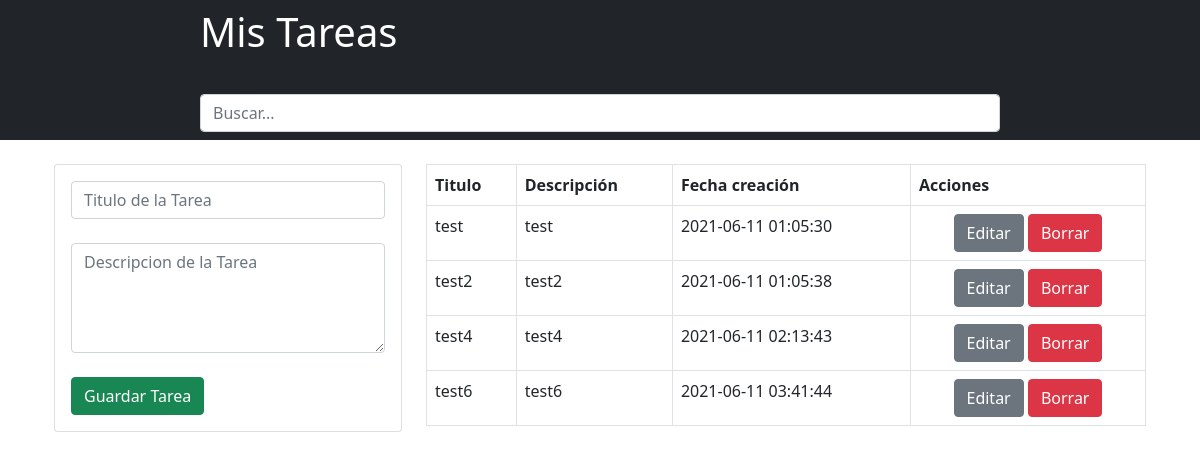
Before: / with the older database file.
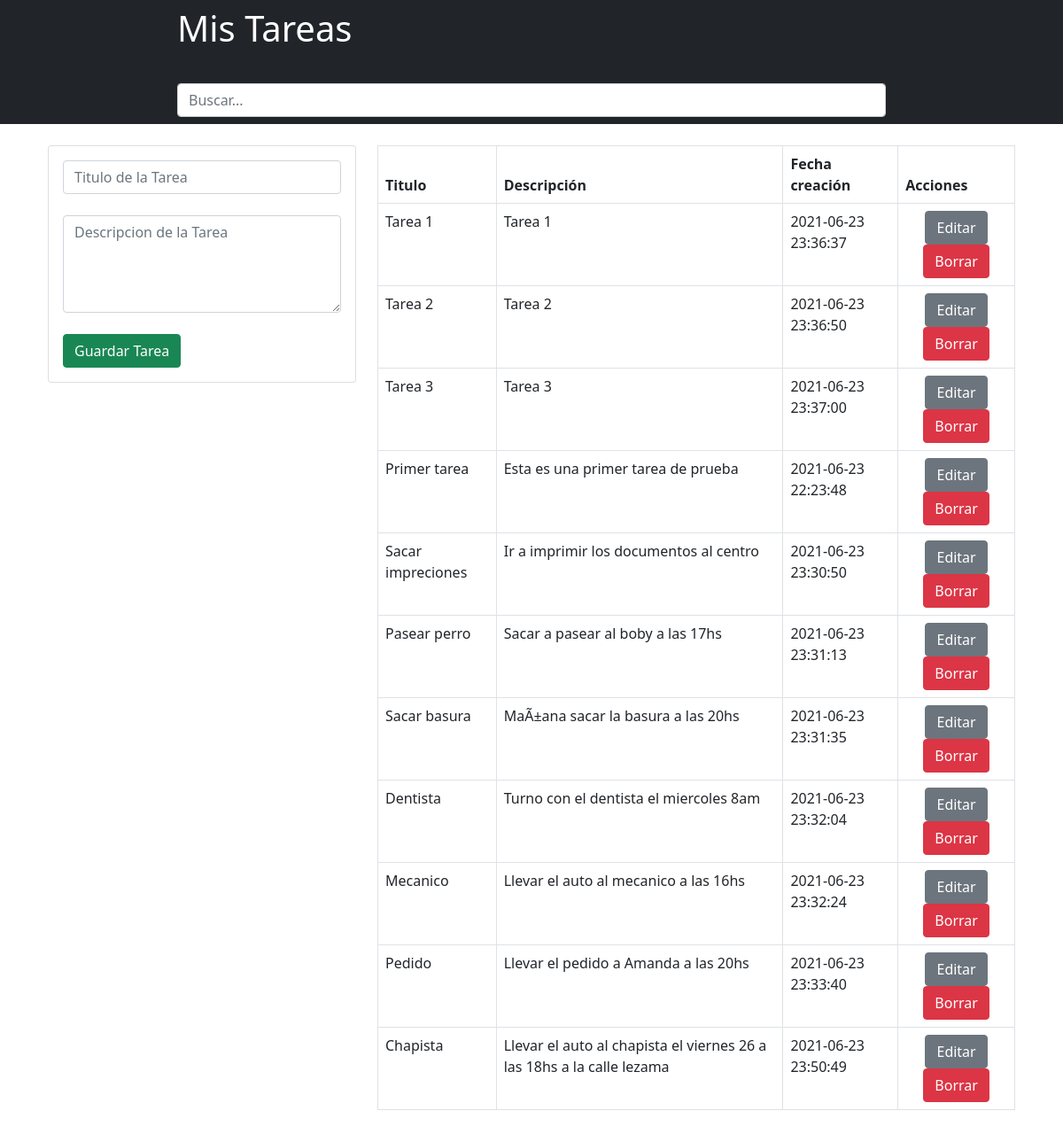
After: the same page with the newer database file.
### tables this page shows
CREATE TABLE IF NOT EXISTS `tareas` (
  `id` int(10) NOT NULL AUTO_INCREMENT,
  `title` varchar(125) NOT NULL DEFAULT '0',
  `texto` varchar(550) NOT NULL DEFAULT '0',
  `date_created` timestamp NOT NULL DEFAULT CURRENT_TIMESTAMP ON UPDATE CURRENT_TIMESTAMP,
  PRIMARY KEY (`id`)
);

### sql/conexion.php (called while the page is built, shortened)
<?php
class Conexion {
    public function conexionBD(){
        $db_conexion = 'mysql:dbname=db_mis_tareas;host=localhost';
        $us ='root';
        $ps = '';
        $obj_conexion = new PDO($db_conexion, $us, $ps);
        return $obj_conexion;
    }
}
?>

### class/c_mostrar.php (called while the page is built)
<?php
include('sql/conexion.php');
class ConsultaMostrar extends Conexion{
    public function mostrarBD(){
        $conect = new Conexion;
        $sql_view = "SELECT * FROM tareas";
        $stmt_view = $conect->conexionBD()->prepare($sql_view);
        $stmt_view->execute();
        $stmt_view->rowCount();
        return $stmt_view;
    }
}
?>

### view/view_task.php (the view, shortened to what this page needs)
<?php
include('class/c_mostrar.php');
$mostrar = new ConsultaMostrar;
$view = $mostrar->mostrarBD();
    while($row = $view->fetch()){ ?>
        <tr>
            <td><?php echo $row['title'] ?></td>
            <td><?php echo $row['texto'] ?></td>
            <td><?php echo $row['date_created'] ?></td>
            <td><center>
                <a href="view_edit.php?id=<?php echo $row['id']; ?>" class="btn btn-secondary">Editar
                </a>
                <a href="view/delete_task.php?id=<?php echo $row['id']; ?>" class="btn btn-danger">Borrar</a>
            </td></center>
        </tr>
<?php }
?>

### includes/header.php (shortened to what this page needs)
<!DOCTYPE html>
<html lang="es">
<head>
    <link rel="stylesheet" href="css/bootstrap.min.css">
</head>
<body>

### includes/nav.php
<nav class="navbar navbar-dark bg-dark">
    <div class="col-md-8 mx-auto">
        <a href="index.php" class="navbar-brand"><h1>Mis Tareas</h1></a>
        <input onkeyup="buscar_ahora($('#buscar').val());" class="form-control me-2" type="text" id="buscar" name="buscar" placeholder="Buscar..." aria-label="Search">
    </div>
</nav>

### index.php (shortened to what this page needs)
<?php
include('includes/header.php');
include('includes/nav.php');
?>
<div class="container p-4">
    <div class="row">
        <div class="col-md-4">
            <div class="card card-body">
                <form action="view/save_task.php" method="POST">
                    <div class="form-group">
                        <input type="text" name="title" class="form-control" placeholder="Titulo de la Tarea" autofocus>
                    </div>
                    <br>
                    <div class="form-group">
                        <textarea name="texto" rows="4" class="form-control" placeholder="Descripcion de la Tarea"></textarea>
                    </div>
                    <br>
                    <input type="submit" class="btn btn-success btn-block" name="btn_save_task" value="Guardar Tarea">
                </form>
            </div>
            <br>
        </div>
        <div class="col-md-8" id="datos_buscador">
                <table class="table table-bordered">
                    <thead>
                        <tr>
                            <th>Titulo</th>
                            <th>Descripción</th>
                            <th>Fecha creación</th>
                            <th>Acciones</th>
                        </tr>
                    </thead>
                    <tbody>
                        <?php include('view/view_task.php'); ?>
                    </tbody>
                </table>
        </div>
    </div>
</div>
<?php
include('includes/footer.php');
?>

### includes/footer.php (shortened to what this page needs)
</body>
</html>

Changed rows visible on the page:
removed tareas: title "test", texto "test", date_created "2021-06-11 01:05:30"
removed tareas: title "test2", texto "test2", date_created "2021-06-11 01:05:38"
removed tareas: title "test4", texto "test4", date_created "2021-06-11 02:13:43"
removed tareas: title "test6", texto "test6", date_created "2021-06-11 03:41:44"
added tareas: title "Tarea 1", texto "Tarea 1", date_created "2021-06-23 23:36:37"
added tareas: title "Tarea 2", texto "Tarea 2", date_created "2021-06-23 23:36:50"
added tareas: title "Tarea 3", texto "Tarea 3", date_created "2021-06-23 23:37:00"
added tareas: title "Primer tarea", texto "Esta es una primer tarea de prueba", date_created "2021-06-23 22:23:48"
added tareas: title "Sacar impreciones", texto "Ir a imprimir los documentos al centro", date_created "2021-06-23 23:30:50"
added tareas: title "Pasear perro", texto "Sacar a pasear al boby a las 17hs", date_created "2021-06-23 23:31:13"
added tareas: title "Sacar basura", texto "MaÃ±ana sacar la basura a las 20hs", date_created "2021-06-23 23:31:35"
added tareas: title "Dentista", texto "Turno con el dentista el miercoles 8am", date_created "2021-06-23 23:32:04"
added tareas: title "Mecanico", texto "Llevar el auto al mecanico a las 16hs", date_created "2021-06-23 23:32:24"
added tareas: title "Pedido", texto "Llevar el pedido a Amanda a las 20hs", date_created "2021-06-23 23:33:40"
added tareas: title "Chapista", texto "Llevar el auto al chapista el viernes 26 a las 18hs a la calle lezama", date_created "2021-06-23 23:50:49"
